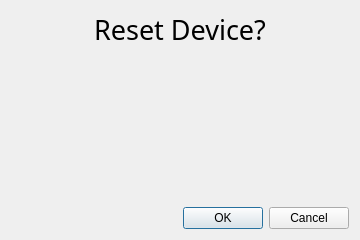
<?xml version="1.0" encoding="UTF-8"?>
<ui version="4.0">
 <class>ResetDevice</class>
 <widget class="QWidget" name="ResetDevice">
  <property name="geometry">
   <rect>
    <x>0</x>
    <y>0</y>
    <width>360</width>
    <height>240</height>
   </rect>
  </property>
  <property name="minimumSize">
   <size>
    <width>360</width>
    <height>240</height>
   </size>
  </property>
  <property name="maximumSize">
   <size>
    <width>360</width>
    <height>16777215</height>
   </size>
  </property>
  <property name="windowTitle">
   <string>Form</string>
  </property>
  <layout class="QVBoxLayout" name="verticalLayout">
   <item>
    <widget class="QLabel" name="label">
     <property name="font">
      <font>
       <family>Franklin Gothic Medium</family>
       <pointsize>20</pointsize>
      </font>
     </property>
     <property name="text">
      <string>Reset Device?</string>
     </property>
     <property name="alignment">
      <set>Qt::AlignmentFlag::AlignCenter</set>
     </property>
    </widget>
   </item>
   <item>
    <spacer name="verticalSpacer">
     <property name="orientation">
      <enum>Qt::Orientation::Vertical</enum>
     </property>
     <property name="sizeHint" stdset="0">
      <size>
       <width>20</width>
       <height>40</height>
      </size>
     </property>
    </spacer>
   </item>
   <item>
    <widget class="QDialogButtonBox" name="buttonBox">
     <property name="standardButtons">
      <set>QDialogButtonBox::StandardButton::Cancel|QDialogButtonBox::StandardButton::Ok</set>
     </property>
    </widget>
   </item>
  </layout>
 </widget>
 <resources/>
 <connections/>
</ui>
